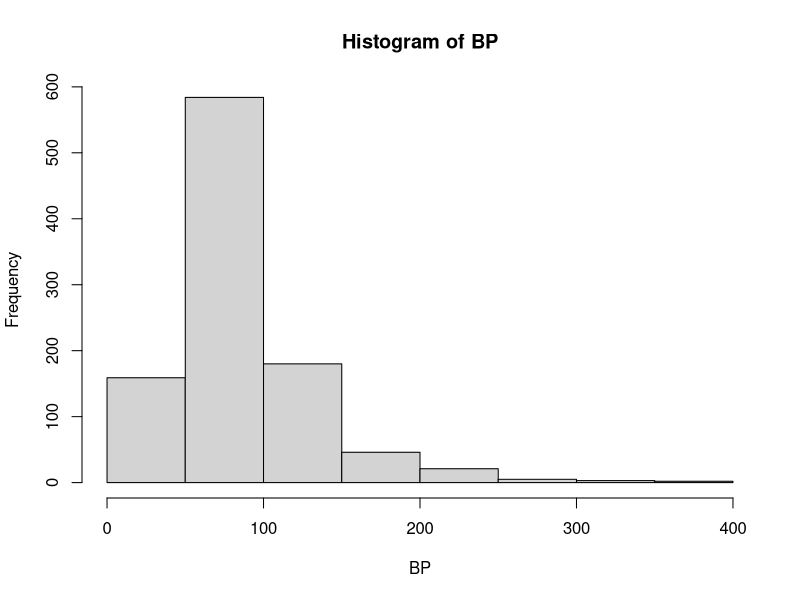
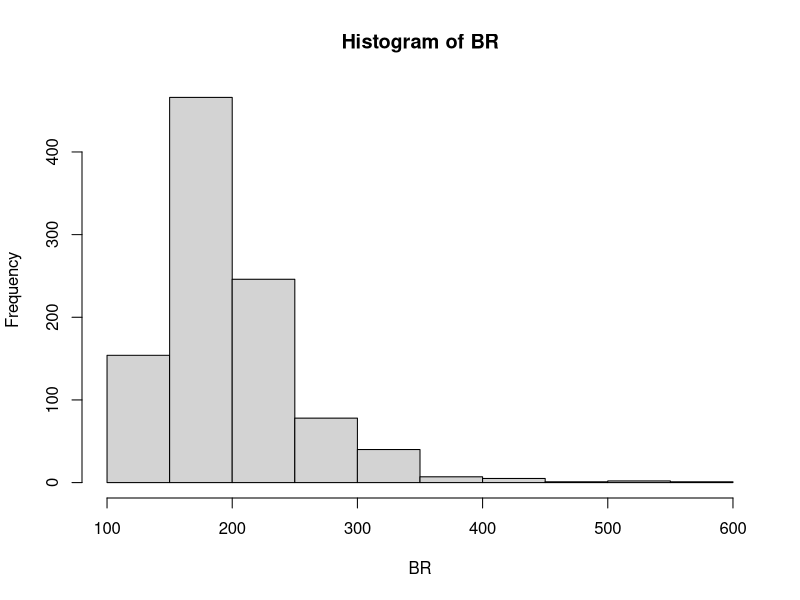
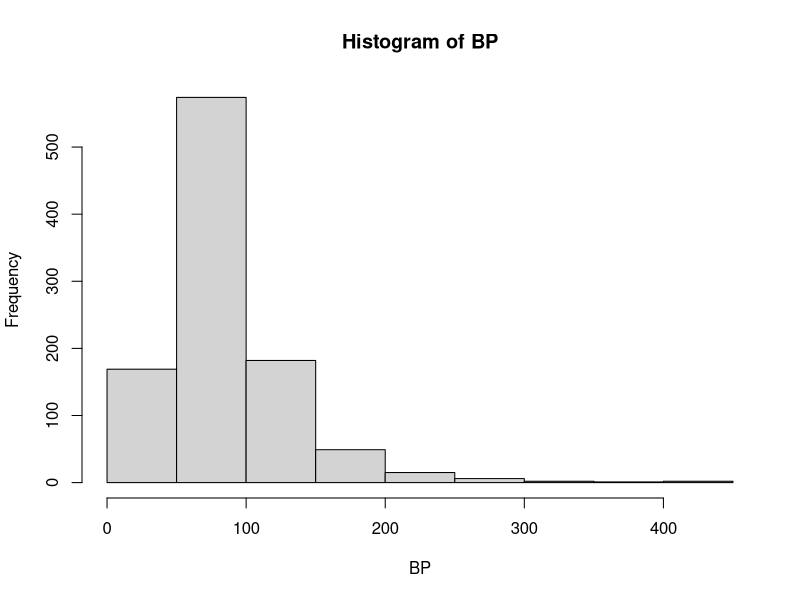
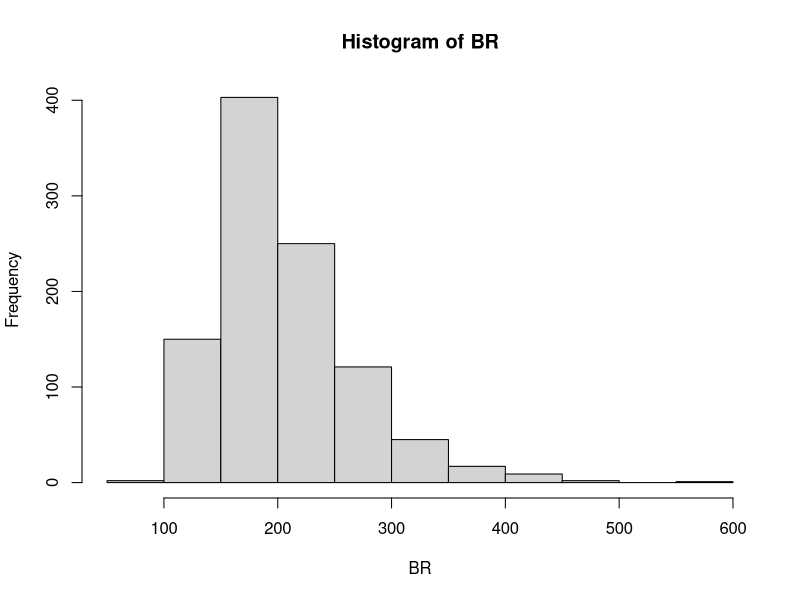

Generate these figures, in order, with R:
## ---- chunk 1
library(carData) #to load dataset
library(dplyr)
library(MASS)
## ---- chunk 2
model = lm(prestige~ income+education, Duncan)
n = nrow(Duncan)
k = 2 #2 or 3? not 100% sure
y_hat = model$fitted.values
y_bar = mean(Duncan$prestige)
E_hat = model$residuals

F_stat_func = function(y_hat,y_bar,E_hat,n,k){
  numerator = sum(((y_hat - y_bar)^2)/k)
  denominator = sum((E_hat^2)/(n-k-1))
  F_statistic = numerator/denominator
  F_statistic
}
F_stat_func(y_hat,y_bar,E_hat,n,k)
## ---- chunk 3
N = 1000 #number of times to repeat the resampling and recalc shit

B_pairs = function(N){
  out = vector(length=N)
  for (i in 1:N){
      samp = sample_n(Duncan,30,replace=T)
      model = lm(prestige~ income+education, samp)
      n = nrow(samp)
      k = 2
      y_hat = model$fitted.values
      y_bar = mean(samp$prestige)
      E_hat = model$residuals
      out[i] = F_stat_func(y_hat,y_bar,E_hat,n,k)
  }
  out 
}

BP = B_pairs(N)
hist(BP)
sd(BP) / sqrt(length(BP)) #standard error

## ---- chunk 4
N = 1000 #number of times to repeat the resampling and recalc

B_residuals = function(N){
  out = vector(length=N)
  for (i in 1:N){
      E_samp = sample(E_hat,30,replace=T)
      Y_hat_star = y_hat + E_samp
      out[i] = F_stat_func(Y_hat_star,y_bar,E_samp,n,k)
  }
  out
}

BR = B_residuals(N)
hist(BR)
sd(BR) / sqrt(length(BR)) #standard error
## ---- chunk 5
model = rlm(prestige~ income+education, Duncan)
summary(model)
n = nrow(Duncan)
k = 2 #2 or 3? not 100% sure
y_hat = model$fitted.values
y_bar = mean(Duncan$prestige)
E_hat = model$residuals
F_stat_func(y_hat,y_bar,E_hat,n,k)

## ---- chunk 6
N = 1000 #number of times to repeat the resampling and recalc shit

B_pairs_rlm = function(N){
  out = vector(length=N)
  for (i in 1:N){
      samp = sample_n(Duncan,30,replace=T)
      model = rlm(prestige~ income+education, samp)
      n = nrow(samp)
      k = 2
      y_hat = model$fitted.values
      y_bar = mean(samp$prestige)
      E_hat = model$residuals
      out[i] = F_stat_func(y_hat,y_bar,E_hat,n,k)
  }
  out 
}

BP = B_pairs_rlm(N)
hist(BP)
sd(BP) / sqrt(length(BP)) #standard error
## ---- chunk 7
N = 1000 #number of times to repeat the resampling and recalc

B_residuals = function(N){
  out = vector(length=N)
  for (i in 1:N){
      E_samp = sample(E_hat,30,replace=T)
      Y_hat_star = y_hat + E_samp
      out[i] = F_stat_func(Y_hat_star,y_bar,E_samp,n,k)
  }
  out
}

BR = B_residuals(N)
hist(BR)
sd(BR) / sqrt(length(BR)) #standard error
